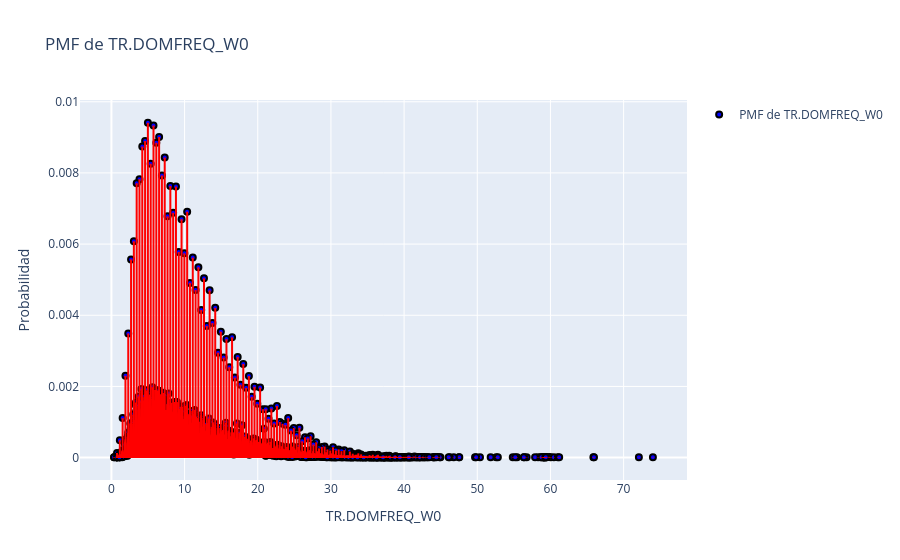

The cell this chart's notebook holds for it:
### Code cell
def plot_PMF(df, attribute):
    import plotly.graph_objects as go
    pmf = df[attribute].value_counts(normalize=True)

    fig = go.Figure()

    fig.add_trace(go.Scatter(
        x=pmf.index,
        y=pmf.values,
        mode='markers',
        name=f'PMF de {attribute}',
        marker=dict(color='blue', line=dict(width=2, color='black'))
    )
    )

    for atrib,prob in pmf.items():
        fig.add_trace(go.Scatter(
            x=[atrib,atrib],
            y=[0,prob],
            mode='lines',
            line=dict(color='red', width=2),
            showlegend=False
        ))

    fig.update_layout(
        title_text=f'PMF de {attribute}',
        xaxis_title=attribute,
        yaxis_title='Probabilidad',
        showlegend=True
    )
    return fig
plot_PMF(muestra_noisy, attribute='TR.DOMFREQ_W0')
